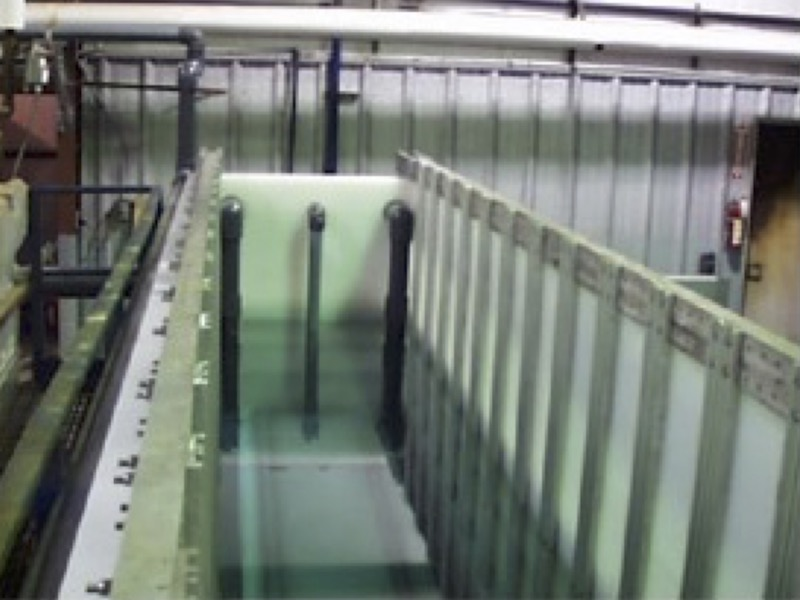
#> input picture case-studies/version-1/original-photo.jpeg, 800 x 600 px
$ python annotate_version1_photo.py
#> lines starting #> are read from the running program, lines starting #| are printed output that depends on the picture
"""Create a numbered observation overlay for the user-supplied tank photo."""
from pathlib import Path
from PIL import Image, ImageDraw, ImageFont

ROOT = Path(__file__).resolve().parents[1]
folder = ROOT / 'case-studies' / 'version-1'
image = Image.open(folder / 'original-photo.jpeg').convert('RGB')
#> image is the input picture: PIL image 800x600 RGB; mean R, G, B 118.6, 125.3, 118.5
scale = 1.5
image = image.resize((int(image.width*scale), int(image.height*scale)))
#> image: PIL image 1200x900 RGB
canvas = Image.new('RGB', (image.width, image.height + 180), '#f4f7f9')
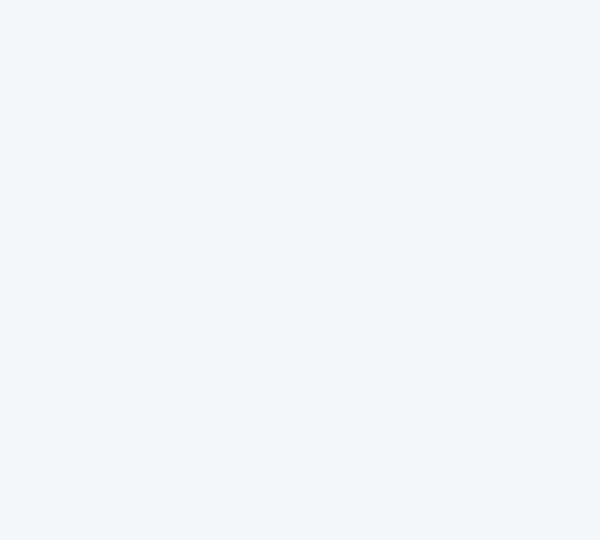
#> canvas: PIL image 1200x1080 RGB (shown at 1/2 size); mean R, G, B 244, 247, 249
canvas.paste(image, (0, 0))
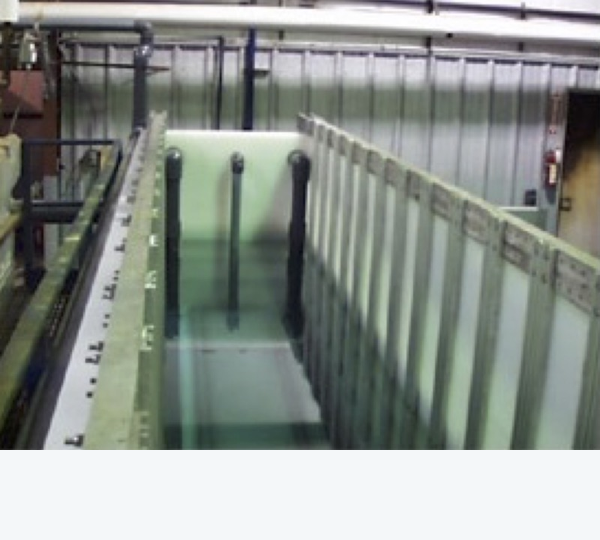
#> canvas: PIL image 1200x1080 RGB (shown at 1/2 size); mean R, G, B 139.6, 145.6, 140.2
draw = ImageDraw.Draw(canvas)
font_path = Path('C:/Windows/Fonts/arial.ttf')
bold_path = Path('C:/Windows/Fonts/arialbd.ttf')
font = ImageFont.truetype(str(font_path), 20) if font_path.exists() else ImageFont.load_default()
bold = ImageFont.truetype(str(bold_path), 24) if bold_path.exists() else font

points = [(520, 275, '1'), (685, 365, '2'), (405, 238, '3'), (457, 488, '4'), (168, 205, '5')]
for x, y, label in points:
    x, y = int(x*scale), int(y*scale)
    r = 22
    draw.ellipse((x-r, y-r, x+r, y+r), fill='#fff4cc', outline='#173d59', width=4)
    box = draw.textbbox((0, 0), label, font=bold)
    draw.text((x-(box[2]-box[0])/2, y-(box[3]-box[1])/2-2), label, fill='#17324a', font=bold)

top = image.height + 12
#> top = 912
draw.text((24, top), 'PHOTO OBSERVATIONS - VERIFY ON SITE', fill='#17324a', font=bold)
legend = [
    '1  Open-top rectangular process tank; exact service and dimensions are not identifiable.',
    '2  Repeated side-wall features may be ribs, rails, or fittings; their function is unconfirmed.',
    '3  Three dark vertical features at the far end; could be components or image shadows.',
    '4  Visible bottom/step transition; inspect bottom construction and any internal partition.',
    '5  Left rim-side assembly; its electrical or structural role cannot be determined from this view.'
]
for i, line in enumerate(legend):
    draw.text((26, top + 38 + i*22), line, fill='#243b4d', font=font)

canvas.save(folder / 'photo-observations.png', optimize=True)
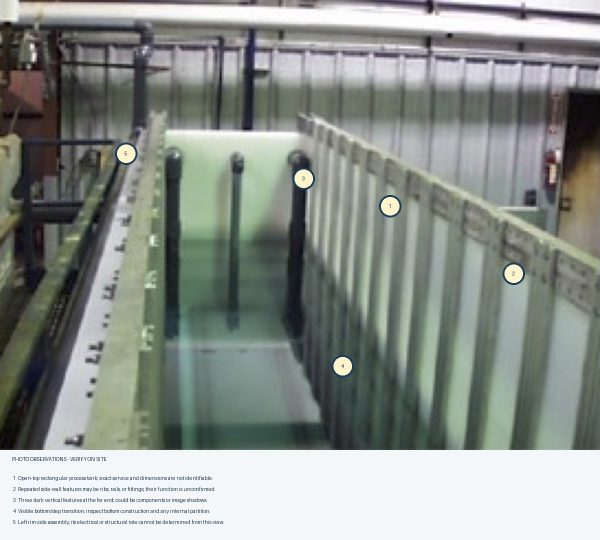
#> saved as photo-observations.png: PIL image 1200x1080 RGB (shown at 1/2 size); mean R, G, B 139.2, 145.3, 139.9
print(folder / 'photo-observations.png')
